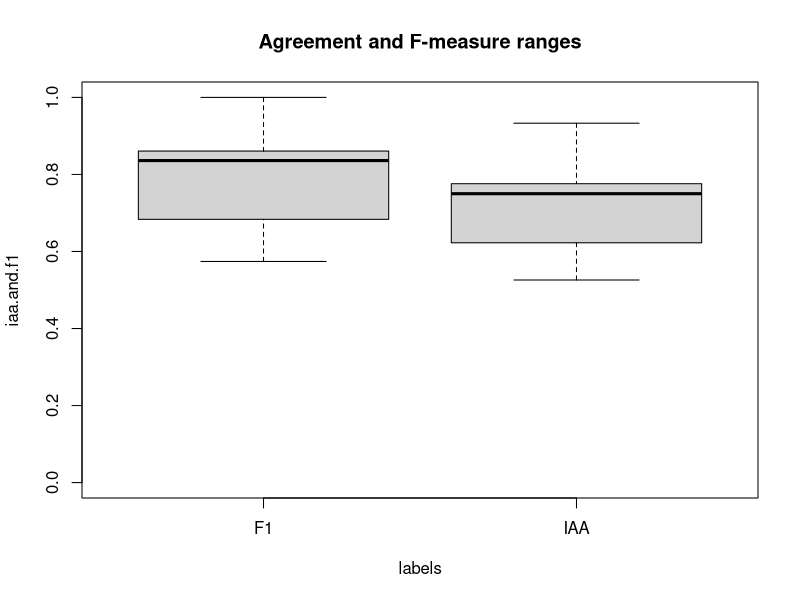
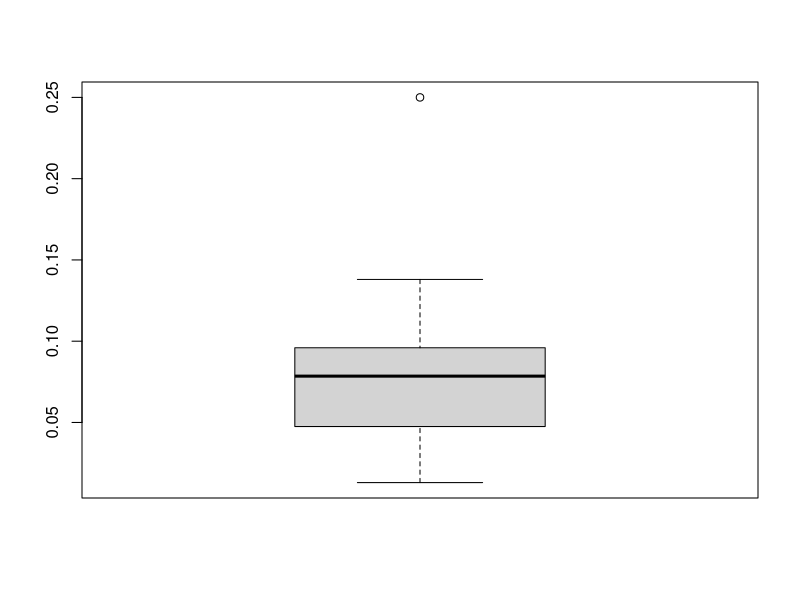
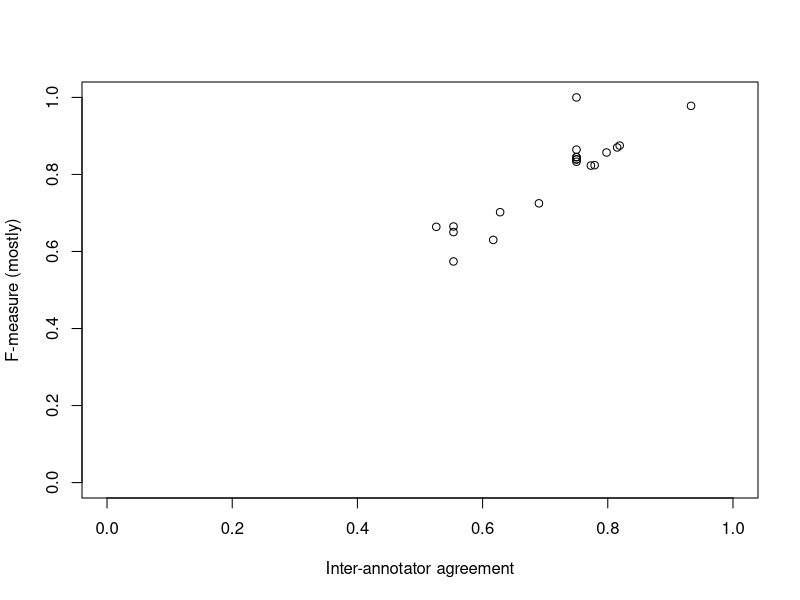

Write R code to recreate these figures, in order.
## ---- chunk 1
knitr::opts_chunk$set(echo = TRUE)
## ---- chunk 2
# kevin.cohen@gmail.com 303-916-2417

# if I were smarter I woulda pasted just the relevant columns and rows into a 
# spreadsheet and saved it as a .csv file, but I'm not, sooo...

# the variable name is the column name and the cell column/row labels
iaa.e2.through.e21 <- c(0.5535, 0.5535, 0.5535, 0.617, 0.526,
                    0.69, 0.933, 0.819, 0.779, 0.815,
                    0.798, 0.773, 0.628, 0.75, 0.75,
                    0.75, 0.75, 0.75, 0.75, 0.75)
# F-measure, except two that are precisions and maybe I ought to remove
# them if I weren't so lazy---TODO
system.f2.through.f21 <- c(0.5741, 0.6504, 0.6649, 0.63, 0.664,
                           0.725, 0.978, 0.875, 0.824, 0.87,
                           0.857, 0.823, 0.702, 0.839, 0.839, 
                           0.845, 0.8644, 1, 0.845, 0.833)
# I think this is F-measure minus IAA, if I'm reading the spreadsheet 
# correctly, which is never a given
difference.g2.through.g21 <- c(0.0206, 0.0969, 0.1114, 0.013, 0.138,
                               0.035, 0.045, 0.056, 0.045, 0.055,
                               0.059, 0.05, 0.074, 0.089, 0.089,
                               0.095, 0.1144, 0.25, 0.095, 0.083)
## ---- chunk 3

labels <- c(rep("IAA", 20), rep("F1", 20))
iaa.and.f1 <- c(iaa.e2.through.e21, system.f2.through.f21)
boxplot(iaa.and.f1~labels, ylim=c(0, 1.0), main="Agreement and F-measure ranges")

## ---- chunk 4
boxplot(difference.g2.through.g21)
## ---- chunk 5
summary(iaa.e2.through.e21)

summary(system.f2.through.f21)

summary(difference.g2.through.g21)
## ---- chunk 6
shapiro.test(iaa.e2.through.e21)

shapiro.test(system.f2.through.f21)

shapiro.test(difference.g2.through.g21)
## ---- chunk 7
plot(iaa.e2.through.e21, system.f2.through.f21, 
     xlim=c(0,1.0), ylim=c(0,1.0),
     xlab="Inter-annotator agreement",
     ylab="F-measure (mostly)")

cor(iaa.e2.through.e21, system.f2.through.f21, method="spearman")
